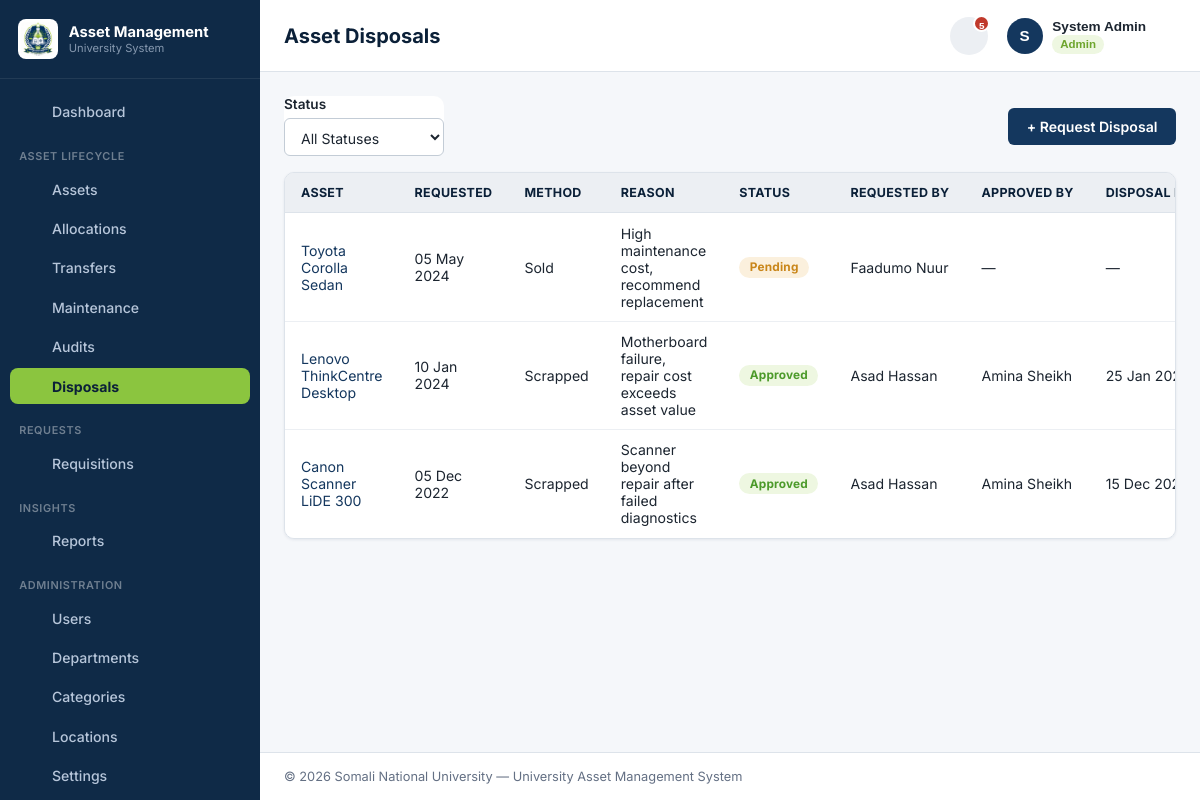
/modules/disposals/list.php (signed in), run on the app's committed database.
### tables this page shows
CREATE TABLE asset_disposals (
    disposal_id    INT AUTO_INCREMENT PRIMARY KEY,
    asset_id        INT NOT NULL,
    requested_by     INT NOT NULL,
    request_date      DATE NOT NULL,
    method             ENUM('sold','scrapped','donated','other') NOT NULL,
    reason              VARCHAR(255) NOT NULL,
    status               ENUM('pending','approved','rejected') NOT NULL DEFAULT 'pending',
    approved_by          INT NULL,
    approved_date         DATE NULL,
    disposal_date          DATE NULL,
    remarks                 VARCHAR(255) NULL,
    created_at              TIMESTAMP NOT NULL DEFAULT CURRENT_TIMESTAMP,
    updated_at              TIMESTAMP NOT NULL DEFAULT CURRENT_TIMESTAMP ON UPDATE CURRENT_TIMESTAMP,
    CONSTRAINT fk_disposals_asset FOREIGN KEY (asset_id) REFERENCES assets(asset_id)
        ON UPDATE CASCADE ON DELETE CASCADE,
    CONSTRAINT fk_disposals_requested_by FOREIGN KEY (requested_by) REFERENCES users(user_id)
        ON UPDATE CASCADE ON DELETE RESTRICT,
    CONSTRAINT fk_disposals_approved_by FOREIGN KEY (approved_by) REFERENCES users(user_id)
        ON UPDATE CASCADE ON DELETE SET NULL
);

CREATE TABLE assets (
    asset_id         INT AUTO_INCREMENT PRIMARY KEY,
    name             VARCHAR(150) NOT NULL,
    category_id      INT NOT NULL,
    serial_no        VARCHAR(100) NULL,
    location_id      INT NULL,
    department_id    INT NULL COMMENT 'current custodian department',
    purchase_date    DATE NOT NULL,
    purchase_cost    DECIMAL(12,2) NOT NULL,
    warranty_expiry  DATE NULL,
    status           ENUM('active','under_repair','disposed') NOT NULL DEFAULT 'active',
    description      TEXT NULL,
    created_at       TIMESTAMP NOT NULL DEFAULT CURRENT_TIMESTAMP,
    updated_at       TIMESTAMP NOT NULL DEFAULT CURRENT_TIMESTAMP ON UPDATE CURRENT_TIMESTAMP,
    CONSTRAINT fk_assets_category FOREIGN KEY (category_id) REFERENCES categories(category_id)
        ON UPDATE CASCADE ON DELETE RESTRICT,
    CONSTRAINT fk_assets_location FOREIGN KEY (location_id) REFERENCES locations(location_id)
        ON UPDATE CASCADE ON DELETE SET NULL,
    CONSTRAINT fk_assets_department FOREIGN KEY (department_id) REFERENCES departments(department_id)
        ON UPDATE CASCADE ON DELETE SET NULL
);

CREATE TABLE users (
    user_id        INT AUTO_INCREMENT PRIMARY KEY,
    name           VARCHAR(100) NOT NULL,
    email          VARCHAR(150) NOT NULL UNIQUE,
    username       VARCHAR(50) NOT NULL UNIQUE,
    password       VARCHAR(255) NOT NULL,
    role_id        INT NOT NULL,
    department_id  INT NULL,
    status         ENUM('active','inactive') NOT NULL DEFAULT 'active',
    created_at     TIMESTAMP NOT NULL DEFAULT CURRENT_TIMESTAMP,
    updated_at     TIMESTAMP NOT NULL DEFAULT CURRENT_TIMESTAMP ON UPDATE CURRENT_TIMESTAMP,
    CONSTRAINT fk_users_role FOREIGN KEY (role_id) REFERENCES roles(role_id)
        ON UPDATE CASCADE ON DELETE RESTRICT,
    CONSTRAINT fk_users_department FOREIGN KEY (department_id) REFERENCES departments(department_id)
        ON UPDATE CASCADE ON DELETE SET NULL
);

### includes/auth.php (called while the page is built, shortened)
<?php
function isLoggedIn(): bool
{
    return !empty($_SESSION['user_id']);
}
function hasRole(array $roles): bool
{
    return isLoggedIn() && in_array($_SESSION['role_name'], $roles, true);
}

### modules/disposals/list.php (the view, shortened to what this page needs)
<?php
require_once __DIR__ . '/../../includes/bootstrap.php';
$canRequest = hasRole([ROLE_ADMIN, ROLE_OFFICER]);
$where  = [];
$params = [];
$whereSql = $where ? ('WHERE ' . implode(' AND ', $where)) : '';
$sql = "SELECT ds.*, a.name AS asset_name, u.name AS requested_by_name, ua.name AS approved_by_name
        FROM asset_disposals ds
        JOIN assets a ON a.asset_id = ds.asset_id
        LEFT JOIN users u ON u.user_id = ds.requested_by
        LEFT JOIN users ua ON ua.user_id = ds.approved_by
        $whereSql
        ORDER BY ds.request_date DESC";
$stmt = $pdo->prepare($sql);
$stmt->execute($params);
$rows = $stmt->fetchAll();
include __DIR__ . '/../../includes/layout/header.php';
?>
<div class="card-header">
    <form method="get" class="filter-bar" style="margin:0; box-shadow:none; border:none; padding:0;">
        <div class="form-group">
            <label for="status">Status</label>
            <select id="status" name="status" onchange="this.form.submit()">
                <option value="">All Statuses</option>
            </select>
        </div>
    </form>
    <?php if ($canRequest): ?>
        <a href="<?= APP_URL ?>/modules/disposals/add.php" class="btn btn-primary">+ Request Disposal</a>
    <?php endif; ?>
</div>
<div class="table-wrap">
<table id="disposalsTable">
    <thead>
        <tr>
            <th data-sort>Asset</th>
            <th data-sort>Requested</th>
            <th data-sort>Method</th>
            <th class="no-sort">Reason</th>
            <th data-sort>Status</th>
            <th data-sort>Requested By</th>
            <th data-sort>Approved By</th>
            <th data-sort>Disposal Date</th>
        </tr>
    </thead>
    <tbody>
    <?php foreach ($rows as $r): ?>
        <tr>
            <td><a href="<?= APP_URL ?>/modules/assets/view.php?id=<?= (int) $r['asset_id'] ?>"><?= e($r['asset_name']) ?></a></td>
            <td><?= formatDate($r['request_date']) ?></td>
            <td><?= e(ucfirst($r['method'])) ?></td>
            <td><?= e($r['reason']) ?></td>
            <td><?= statusBadge($r['status']) ?></td>
            <td><?= e($r['requested_by_name'] ?? '—') ?></td>
            <td><?= e($r['approved_by_name'] ?? '—') ?></td>
            <td><?= formatDate($r['disposal_date']) ?></td>
        </tr>
    <?php endforeach; ?>
    </tbody>
</table>
</div>
<?php include __DIR__ . '/../../includes/layout/footer.php'; ?>

### includes/functions.php (shortened to what this page needs)
<?php
function e($value): string
{
    return htmlspecialchars((string) $value, ENT_QUOTES, 'UTF-8');
}
function formatDate(?string $date): string
{
    if (empty($date) || $date === '0000-00-00') {
        return '—';
    }
    $ts = strtotime($date);
    return $ts ? date('d M Y', $ts) : '—';
}
function statusBadge(?string $status): string
{
    $key = strtolower($status);
    $success = ['active', 'found', 'approved', 'completed', 'issued', 'returned', 'success'];
    $warning = ['under_repair', 'pending', 'in_progress', 'repair'];
    $danger  = ['disposed', 'missing', 'rejected', 'damaged', 'inactive', 'failed'];
    if (in_array($key, $success, true)) {
        $class = 'badge-success';
    } elseif (in_array($key, $warning, true)) {
        $class = 'badge-warning';
    } elseif (in_array($key, $danger, true)) {
        $class = 'badge-danger';
    } else {
        $class = 'badge-neutral';
    }
    $label = ucwords(str_replace('_', ' ', $status));
    return '<span class="badge ' . $class . '">' . e($label) . '</span>';
}
function icon(string $name, string $class = ''): string
{
    $path = $paths[$name] ?? '';
    return '<svg class="icon ' . e($class) . '" viewBox="0 0 24 24" fill="none" stroke="currentColor" stroke-width="1.8" stroke-linecap="round" stroke-linejoin="round" aria-hidden="true">' . $path . '</svg>';
}

### static/css/style.css (style rules this page uses)
:root { --color-sidebar-bg: #0f2a47; --color-sidebar-bg-active: #16385e; --color-sidebar-text: #b7c6da; --color-sidebar-text-active: #ffffff; --color-primary: #14375e; --color-primary-dark: #0b2038; --color-primary-light: #e8edf3; --color-accent: #8bc53f; --color-accent-dark: #6ea52d; --color-accent-light: #eef7e1; --color-white: #ffffff; --color-gray-50: #f5f7fa; --color-gray-100: #eceff3; --color-gray-200: #dde3ea; --color-gray-300: #c3ccd6; --color-gray-500: #7c8898; --color-gray-700: #444e5c; --color-text: #1c2530; --color-text-muted: #647084; --color-success: #4c9a2a; --color-success-bg: #eef7e1; --color-warning: #c9861a; --color-warning-bg: #fbf0dd; --color-danger: #c0392b; --color-danger-bg: #fbe9e7; --color-neutral-bg: #eceff3; --radius: 10px; --shadow-sm: 0 1px 3px rgba(15, 42, 71, 0.08); --shadow-md: 0 8px 24px rgba(15, 42, 71, 0.14); --sidebar-width: 260px; }
* { box-sizing: border-box; }
body { margin: 0; font-family: 'Inter', 'Segoe UI', Tahoma, Geneva, Verdana, sans-serif; background: var(--color-gray-50); color: var(--color-text); font-size: 14.5px; }
a { color: var(--color-primary); text-decoration: none; }
.icon { width: 1.15em; height: 1.15em; vertical-align: -0.2em; flex-shrink: 0; }
.caret .icon { width: 0.9em; height: 0.9em; }
.card-header { display: flex; align-items: center; justify-content: space-between; margin-bottom: 1rem; }
.btn { display: inline-flex; align-items: center; justify-content: center; gap: 0.4rem; padding: 0.55rem 1.1rem; border-radius: 6px; border: 1px solid transparent; font-size: 0.88rem; font-weight: 600; cursor: pointer; text-decoration: none; }
.btn-primary { background: var(--color-primary); color: #fff; }
.form-group { margin-bottom: 1rem; }
label { display: block; font-size: 0.85rem; font-weight: 600; margin-bottom: 0.35rem; color: var(--color-text); }
input[type="text"], input[type="email"], input[type="password"], input[type="number"], input[type="date"], input[type="search"], select, textarea { width: 100%; padding: 0.55rem 0.75rem; border: 1px solid var(--color-gray-300); border-radius: 6px; font-size: 0.88rem; font-family: inherit; background: var(--color-white); color: var(--color-text); }
.filter-bar { display: flex; flex-wrap: wrap; gap: 0.75rem; align-items: end; background: var(--color-white); border: 1px solid var(--color-gray-200); border-radius: var(--radius); padding: 1rem; margin-bottom: 1.25rem; }
.filter-bar .form-group { margin-bottom: 0; min-width: 160px; }
.table-wrap { background: var(--color-white); border: 1px solid var(--color-gray-200); border-radius: var(--radius); overflow-x: auto; box-shadow: var(--shadow-sm); }
table { width: 100%; border-collapse: collapse; font-size: 0.88rem; }
thead th { background: var(--color-gray-100); color: var(--color-primary-dark); text-align: left; padding: 0.75rem 1rem; font-size: 0.78rem; text-transform: uppercase; letter-spacing: 0.3px; border-bottom: 1px solid var(--color-gray-200); cursor: pointer; white-space: nowrap; }
thead th.no-sort { cursor: default; }
tbody td { padding: 0.7rem 1rem; border-bottom: 1px solid var(--color-gray-100); vertical-align: middle; }
tbody tr:last-child td { border-bottom: none; }
.badge { display: inline-block; padding: 0.22rem 0.65rem; border-radius: 20px; font-size: 0.74rem; font-weight: 700; letter-spacing: 0.2px; }
.badge-success { background: var(--color-success-bg); color: var(--color-success); }
.badge-warning { background: var(--color-warning-bg); color: var(--color-warning); }

### data on the page
asset_disposals: asset.name "Toyota Corolla Sedan", request_date "05 May 2024", method "Sold", reason "High maintenance cost, recommend replacement", status "Pending", requested_by.name "Faadumo Nuur", approved_by_name "—", disposal_date "—"
asset_disposals: asset.name "Lenovo ThinkCentre Desktop", request_date "10 Jan 2024", method "Scrapped", reason "Motherboard failure, repair cost exceeds asset value", status "Approved", requested_by.name "Asad Hassan", approved_by.name "Amina Sheikh", disposal_date "25 Jan…"
asset_disposals: asset.name "Canon Scanner LiDE 300", request_date "05 Dec 2022", method "Scrapped", reason "Scanner beyond repair after failed diagnostics", status "Approved", requested_by.name "Asad Hassan", approved_by.name "Amina Sheikh", disposal_date "15 Dec…"

### other printed values
t('brand.title') "Asset Management"
t('brand.subtitle') "University System"
$label "Dashboard Assets Allocations Transfers Maintenance Audits Disposals Requisitions Reports Users Departments Categories Locations Settings"
t('nav.section.assets') "ASSET LIFECYCLE"
t('nav.section.requests') "REQUESTS"
t('nav.section.insights') "INSIGHTS"
t('nav.section.admin') "ADMINISTRATION"
$pageTitle "Asset Disposals"
$pendingAlertTotal "5"
mb_strtoupper(mb_substr($user['name'] ?? 'A', 0, 1)) "S"
$user['name'] "System Admin"
$user['role_name'] "Admin"
$uniName "Somali National University"
t('footer.system_name') "University Asset Management System"
